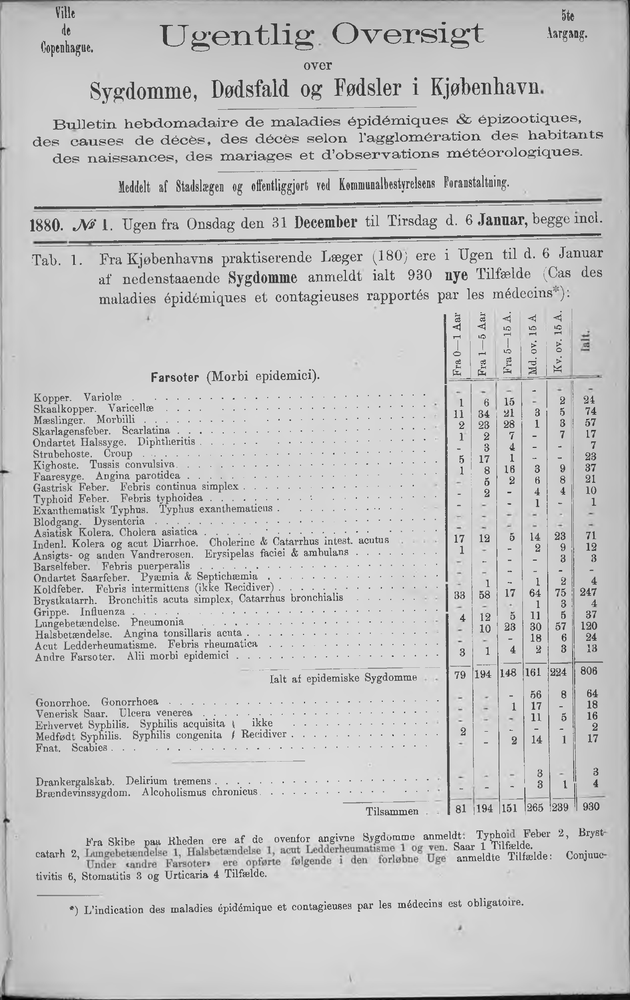
#> input picture page_1.png, 630 x 1000 px, shrunk from 1264 x 2005 before the run
$ jupyter execute point_cloud_norm.ipynb
#> lines starting #> are read from the running program, lines starting #| are printed output that depends on the picture; after the words box and inside, x2 and y2 are one past the last pixel; in counts of white or black regions, pixels touching at a corner belong together
[cell 1]
import cv2
import numpy as np
import skimage
from matplotlib import pyplot as plt

[cell 2]
def preprocess_page(page: np.ndarray, thresh=None):

    gray = cv2.cvtColor(page, cv2.COLOR_BGR2GRAY) if len(page.shape) == 3 else page

    if thresh is None:
        t, binary = cv2.threshold(
            gray,
            0,
            255,
            cv2.THRESH_BINARY + cv2.THRESH_OTSU
        )

    else:
        t = float(thresh)
        _, binary = cv2.threshold(
            gray,
            t,
            255,
            cv2.THRESH_BINARY
        )

    return binary, t

[cell 3]
def show_image(img, title=None):
    if len(img.shape) == 3 and img.shape[2] == 3:
        img_rgb = cv2.cvtColor(img, cv2.COLOR_BGR2RGB)
    else:
        img_rgb = img

    plt.figure(figsize=(6, 6))
    if title:
        plt.title(title)
    if len(img_rgb.shape) == 2:
        plt.imshow(img_rgb, cmap='gray')
    else:
        plt.imshow(img_rgb)
    plt.axis('off')
    plt.show()

def show_image_with_points(img: np.ndarray,
                           points: np.ndarray,
                           title: str | None = None,
                           point_size: int = 30,
                           point_color: str = "red"):
    if len(img.shape) == 3 and img.shape[2] == 3:
        img_rgb = cv2.cvtColor(img, cv2.COLOR_BGR2RGB)
    else:
        img_rgb = img

    plt.figure(figsize=(6, 6))
    if title:
        plt.title(title)

    if len(img_rgb.shape) == 2:
        plt.imshow(img_rgb, cmap="gray")
    else:
        plt.imshow(img_rgb)

    xs = points[:, 0]
    ys = points[:, 1]
    plt.scatter(xs, ys, s=point_size, c=point_color)

    plt.axis("off")
    plt.show()

[cell 4]
page = cv2.imread("page_1.png")
#> page is the input picture: shape (1000, 630, 3); min 0, max 255, mean 196.7

page, thresh = preprocess_page(page)
#> in preprocess_page, `t, binary = cv2.threshold( gray, 0, 255, cv2.THRESH_BINARY + cv2.THRES..`:
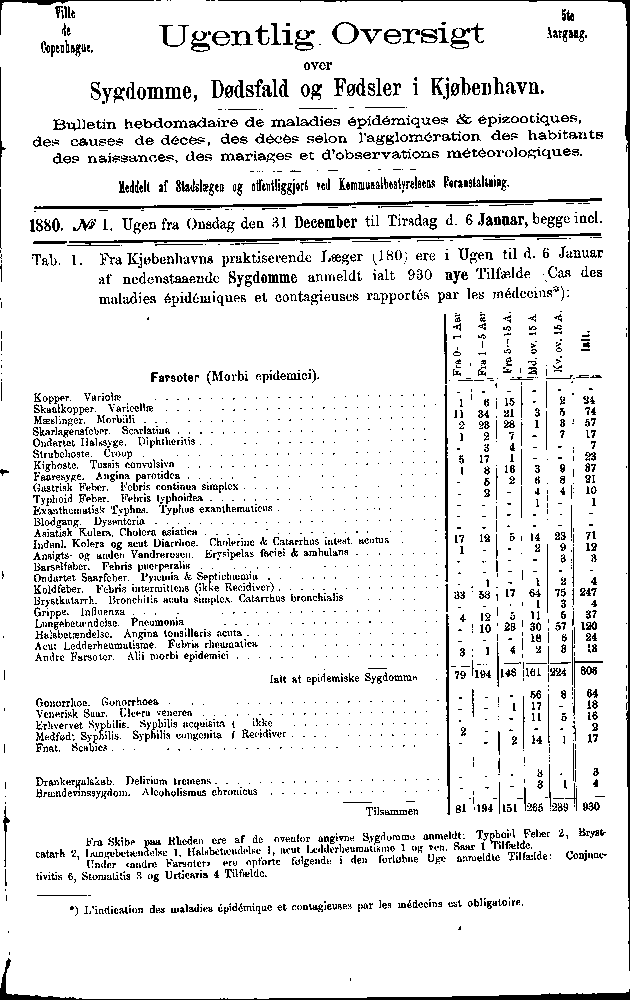
#> binary: shape (1000, 630); 90.6% white; black in thin lines or dots
#> in preprocess_page, `t, binary = cv2.threshold( gray, 0, 255, cv2.THRESH_BINARY + cv2.THRES..`: t = 156
#> thresh = 156

show_image(page)

[cell 5]
kernel = cv2.getStructuringElement(cv2.MORPH_RECT, (50, 1))
closed = cv2.morphologyEx(page, cv2.MORPH_CLOSE, kernel)
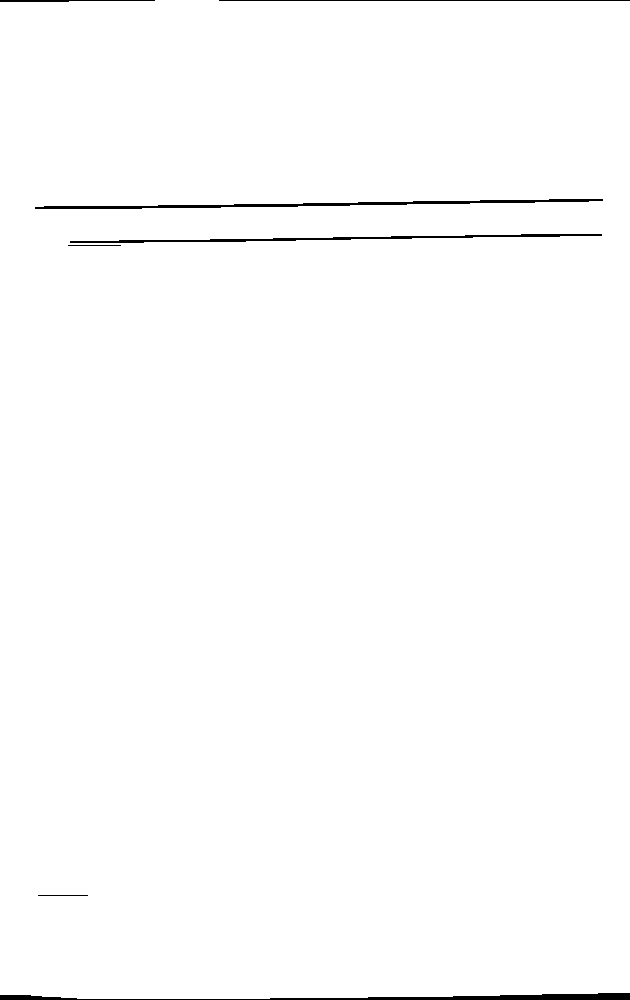
#> closed: shape (1000, 630); 99.1% white; 7 black regions, largest, box (x1, y1, x2, y2) and area: (0, 993, 630, 1000) 1890, (35, 199, 603, 209) 1609, (70, 234, 602, 243) 1234
show_image(closed)

[cell 6]
show_image(page)

[cell 7]
import cv2
import numpy as np
from typing import List, Tuple, Dict, Optional

Line = Tuple[int, int, int, int]
Point = Tuple[float, float]


def to_gray(image: np.ndarray) -> np.ndarray:
    if image.ndim == 2:
        return image
    return cv2.cvtColor(image, cv2.COLOR_BGR2GRAY)


def detect_edges(page: np.ndarray) -> np.ndarray:
    gray = to_gray(page)
    blurred = cv2.GaussianBlur(gray, (5, 5), 0)
    edges = cv2.Canny(blurred, 50, 150, apertureSize=3)
    return edges


def detect_lines(edges: np.ndarray,
                 min_length_ratio: float = 0.6,
                 max_line_gap: int = 10,
                 hough_threshold: int = 100) -> List[Line]:
    h, w = edges.shape
    min_len = int(min(h, w) * min_length_ratio)
    raw = cv2.HoughLinesP(
        edges,
        1,
        np.pi / 180.0,
        threshold=hough_threshold,
        minLineLength=min_len,
        maxLineGap=max_line_gap,
    )
    if raw is None:
        return []
    raw = raw.reshape(-1, 4)
    return [tuple(map(int, l)) for l in raw]


def line_angle(line: Line) -> float:
    x1, y1, x2, y2 = line
    return np.degrees(np.arctan2(y2 - y1, x2 - x1))


def split_horizontal_vertical(lines: List[Line],
                              angle_tol: float = 10.0) -> Tuple[List[Line], List[Line]]:
    horizontals: List[Line] = []
    verticals: List[Line] = []
    for line in lines:
        a = line_angle(line)
        if abs(a) <= angle_tol:
            horizontals.append(line)
        elif abs(abs(a) - 90.0) <= angle_tol:
            verticals.append(line)
    return horizontals, verticals


def line_center(line: Line) -> Point:
    x1, y1, x2, y2 = line
    return (0.5 * (x1 + x2), 0.5 * (y1 + y2))


def pick_extreme_line(lines: List[Line],
                      axis: int,
                      mode: str) -> Optional[Line]:
    if not lines:
        return None
    centers = np.array([line_center(l) for l in lines])
    values = centers[:, axis]
    if mode == "min":
        idx = int(np.argmin(values))
    else:
        idx = int(np.argmax(values))
    return lines[idx]


# [18 lines left out: function fallback_box_from_edges, not called in this run]


def detect_border_lines(page: np.ndarray) -> Dict[str, Line]:
    edges = detect_edges(page)
    lines = detect_lines(edges)
    horizontals, verticals = split_horizontal_vertical(lines)

    top = pick_extreme_line(horizontals, axis=1, mode="min")
    bottom = pick_extreme_line(horizontals, axis=1, mode="max")
    left = pick_extreme_line(verticals, axis=0, mode="min")
    right = pick_extreme_line(verticals, axis=0, mode="max")

    if None in (top, bottom, left, right):
        return fallback_box_from_edges(edges)

    return {
        "top": top,      # (x1, y1, x2, y2)
        "bottom": bottom,
        "left": left,
        "right": right,
    }


def sample_line(line: Line, n: int) -> np.ndarray:
    x1, y1, x2, y2 = line
    xs = np.linspace(x1, x2, n)
    ys = np.linspace(y1, y2, n)
    return np.stack([xs, ys], axis=1)


def sample_border_points(border: Dict[str, Line],
                         samples_per_side: int = 16) -> np.ndarray:
    top_pts = sample_line(border["top"], samples_per_side)
    right_pts = sample_line(border["right"], samples_per_side)
    bottom_pts = sample_line(border["bottom"], samples_per_side)[::-1]
    left_pts = sample_line(border["left"], samples_per_side)[::-1]

    points = np.concatenate(
        [top_pts, right_pts[1:], bottom_pts[1:], left_pts[1:-1]],
        axis=0,
    )
    return points.astype(np.float32)


def generate_border_points(page: np.ndarray,
                           samples_per_side: int = 16) -> np.ndarray:
    border = detect_border_lines(page)
    return sample_border_points(border, samples_per_side)

[cell 8]
points = generate_border_points(page, samples_per_side=20)
#> in detect_edges, `blurred = cv2.GaussianBlur(gray, (5, 5), 0)`:
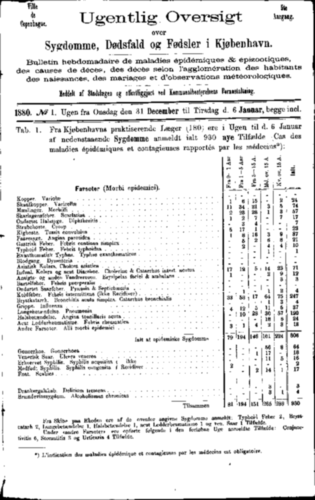
#> blurred: shape (1000, 630) (shown at 1/2 size); min 0, max 255, mean 231
#> in detect_edges, `edges = cv2.Canny(blurred, 50, 150, apertureSize=3)`:
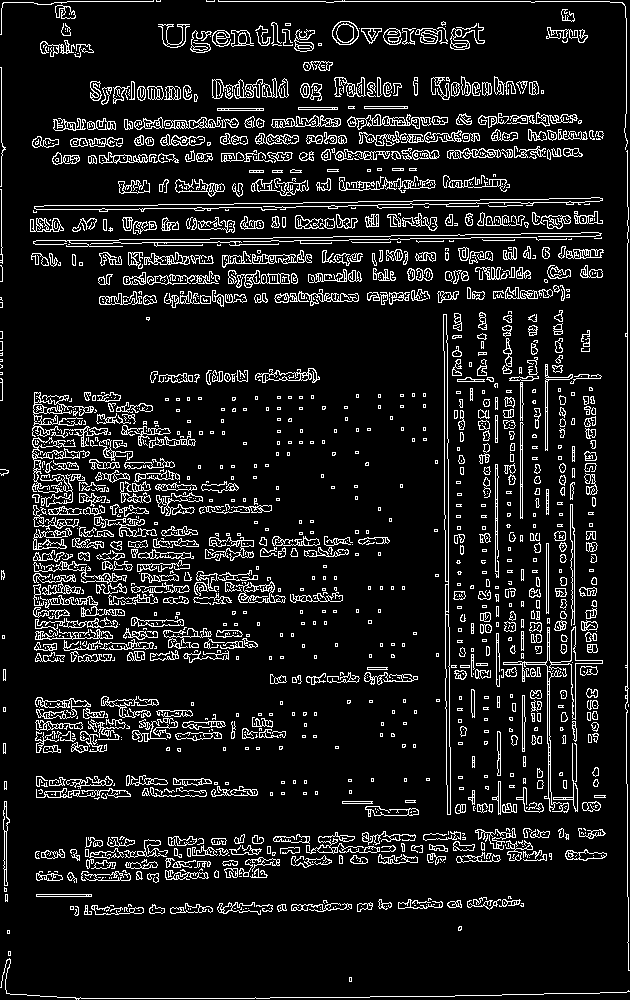
#> edges: shape (1000, 630); 10.5% white in thin lines or dots
#> in detect_lines, `raw = cv2.HoughLinesP( edges, 1, np.pi / 180.0, threshold=hough_thresh..`: raw = [[627, 712, 627, 220], [206, 1, 609, 1], [54, 129, 581, 120], [35, 857, 422, 850], [54, 125, 576, 116], [54, 123, 438, 116], [53, 127, 577, 118], [99, 302, 569, 294], [119, 186, 505, 179], [99, 299, 569, 291]]
#> in detect_border_lines, `lines = detect_lines(edges)`: lines = [(627, 712, 627, 220), (206, 1, 609, 1), (54, 129, 581, 120), (35, 857, 422, 850), (54, 125, 576, 116), (54, 123, 438, 116), (53, 127, 577, 118), (99, 302, 569, 294), (119, 186, 505, 179), (99, 299, 569, 291)]
#> the loop in split_horizontal_vertical, `for line in lines:` made 10 passes
#> (x1 in line_angle, y1 in line_angle, x2 in line_angle, y2 in line_angle, a) on passes 1 to 8: (627, 712, 627, 220, -90), (206, 1, 609, 1, 0), (54, 129, 581, 120, -0.978), (35, 857, 422, 850, -1.04), (54, 125, 576, 116, -0.988), (54, 123, 438, 116, -1.04), (53, 127, 577, 118, -0.984), (99, 302, 569, 294, -0.975)
#> after the loop in split_horizontal_vertical, `for line in lines:`: horizontals = [(206, 1, 609, 1), (54, 129, 581, 120), (35, 857, 422, 850), (54, 125, 576, 116), (54, 123, 438, 116), (53, 127, 577, 118), (99, 302, 569, 294), (119, 186, 505, 179), (99, 299, 569, 291)]; verticals = [(627, 712, 627, 220)]
#> in pick_extreme_line, `centers = np.array([line_center(l) for l in lines])`: centers = [[407.5, 1], [317.5, 124.5], [228.5, 853.5], [315, 120.5], [246, 119.5], [315, 122.5], [334, 298], [312, 182.5], [334, 295]]
#> in pick_extreme_line, `values = centers[:, axis]`: values = [1, 124.5, 853.5, 120.5, 119.5, 122.5, 298, 182.5, 295]
#> in pick_extreme_line, `idx = int(np.argmin(values))`: idx = 0
#> in detect_border_lines, `top = pick_extreme_line(horizontals, axis=1, mode="min")`: top = (206, 1, 609, 1)
#> in detect_border_lines, `bottom = pick_extreme_line(horizontals, axis=1, mode="max")`: bottom = (35, 857, 422, 850)
#> in detect_border_lines, `left = pick_extreme_line(verticals, axis=0, mode="min")`: left = (627, 712, 627, 220)
#> in generate_border_points, `border = detect_border_lines(page)`: border = {'top': (206, 1, 609, 1), 'bottom': (35, 857, 422, 850), 'left': (627, 712, 627, 220), 'right': (627, 712, 627, 220)}
#> in sample_border_points, `top_pts = sample_line(border["top"], samples_per_side)`: top_pts = 20 rows, first 8: [206, 1], [227.2, 1], [248.4, 1], [269.6, 1], [290.8, 1], [312.1, 1], [333.3, 1], [354.5, 1]
#> in sample_border_points, `right_pts = sample_line(border["right"], samples_per_side)`: right_pts = 20 rows, first 8: [627, 712], [627, 686.1], [627, 660.2], [627, 634.3], [627, 608.4], [627, 582.5], [627, 556.6], [627, 530.7]
#> in sample_border_points, `bottom_pts = sample_line(border["bottom"], samples_per_side)[::-1]`: bottom_pts = 20 rows, first 8: [422, 850], [401.6, 850.4], [381.3, 850.7], [360.9, 851.1], [340.5, 851.5], [320.2, 851.8], [299.8, 852.2], [279.4, 852.6]
#> in sample_border_points, `left_pts = sample_line(border["left"], samples_per_side)[::-1]`: left_pts = 20 rows, first 8: [627, 220], [627, 245.9], [627, 271.8], [627, 297.7], [627, 323.6], [627, 349.5], [627, 375.4], [627, 401.3]
#> in sample_border_points, `points = np.concatenate( [top_pts, right_pts[1:], bottom_pts[1:], left..`: points = 76 pairs, first value 35 to 627, second value 1 to 857

[cell 9]
show_image_with_points(page,points)
#> in show_image_with_points, `xs = points[:, 0]`: xs = 76 values, max 627 at index 20, min 35 at index 57, mean 467.1
#> in show_image_with_points, `ys = points[:, 1]`: ys = 76 values, max 857 at index 57, min 1 at index 0, mean 437.3
#> in show_image_with_points, `plt.show()`:
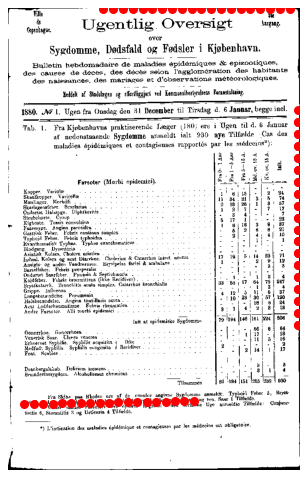
#> figure drawn by matplotlib, 1 panel
#> (the rest of the program and of its run is left out)
